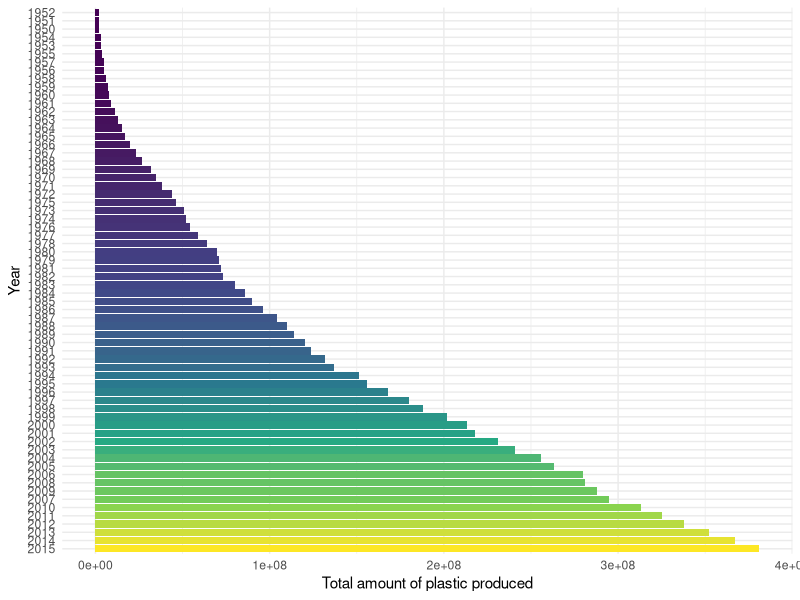
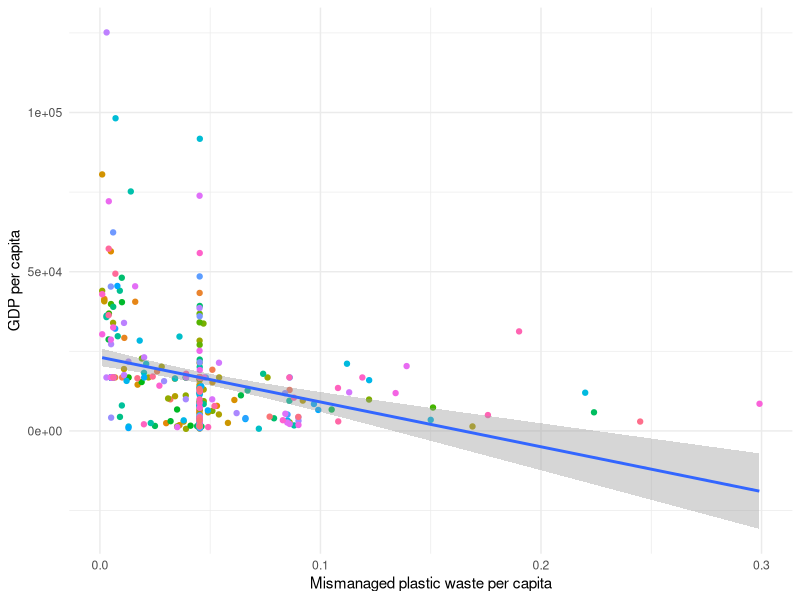
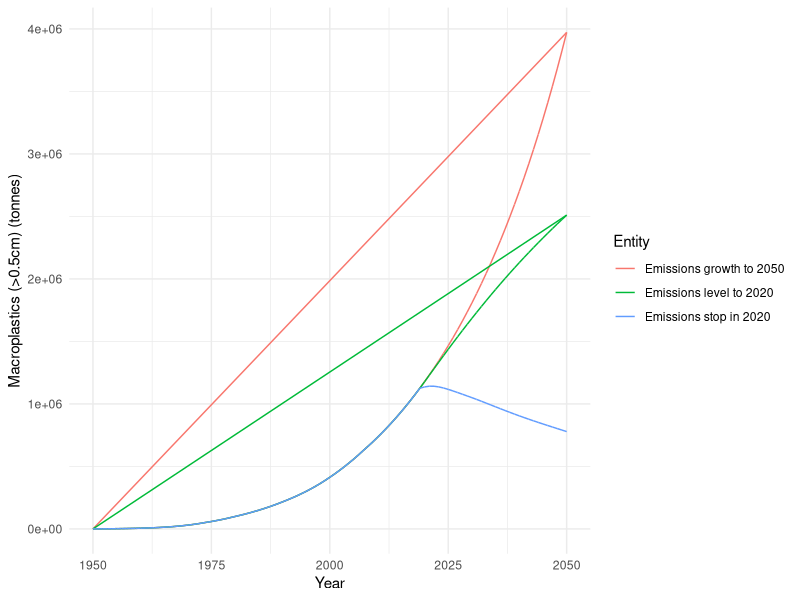

These figures' R source, in order:
## ---- chunk 1
knitr::opts_chunk$set(echo = TRUE)
## ---- chunk 2
library(tidyverse)

plasticprod <- read_csv("global-plastics-production.csv")

plasticprod %>% 
  is.na() %>% 
  colSums()

plasticprod_new <- plasticprod %>% 
  group_by(Year) %>% 
  summarise(sum_ton = sum(`Global plastics production`))

ggplot(data = plasticprod_new, mapping = aes(x = reorder(Year,-sum_ton), y = sum_ton, text = paste("Year:", Year, "<br>", "Amount of plastic produced:", sum_ton))) +
        geom_col(aes(fill = sum_ton)) +
        scale_fill_viridis_c() +
        labs(x = "Year", y = "Total amount of plastic produced") +
        coord_flip() +
        theme_minimal() +
        theme(legend.position = "none")
## ---- chunk 3

gdpmis <- read_csv(file="per-capita-mismanaged-plastic-waste-vs-gdp-per-capita.csv")

gdpmis <- gdpmis %>% 
  select(-Code)

gdp2010 <- gdpmis %>% 
  filter(Year == 2010)

gdp2010 %>% 
  is.na() %>% 
  colSums

gdp2010new <- gdp2010 %>% 
  mutate(`Mismanaged plastic waste per capita (kilograms per person per day)` = replace_na(`Mismanaged plastic waste per capita (kilograms per person per day)`, replace = mean(`Mismanaged plastic waste per capita (kilograms per person per day)`, na.rm = T)))

gdpnew <- gdp2010new %>% 
  mutate(`GDP per capita (int.-$) (international-$)` = replace_na(`GDP per capita (int.-$) (international-$)`, replace = mean(`GDP per capita (int.-$) (international-$)`, na.rm = T)))

gdp_new <- gdpnew %>% 
  mutate(Population = replace_na(Population, replace = mean(Population, na.rm = T)))

gdp_newnew <- gdp_new %>% 
  mutate(Mismanaged = gdp_new$`Mismanaged plastic waste per capita (kilograms per person per day)`)

gdp_newnewnew <- gdp_newnew %>% 
  mutate(GDP = gdp_newnew$`GDP per capita (int.-$) (international-$)`)

ggplot(data = gdp_newnewnew, mapping = aes(x = Mismanaged, y = GDP)) +
      geom_jitter(aes(color = Entity)) +
      geom_smooth(method = "lm") +
      theme_minimal() +
      labs(x = "Mismanaged plastic waste per capita", y = "GDP per capita") +
      theme(legend.position = "none") 
## ---- chunk 4
macromicro <- read_csv(file = "macromicroplastics-in-ocean.csv")

macromicro <- macromicro %>% 
  select(-Code)

ggplot(data = macromicro, mapping = aes(x = Year, y = `Macroplastics (>0.5cm) (tonnes)`, text = paste("Year:", Year, "<br>", "Amount of Macroplastics:", paste0(`Macroplastics (>0.5cm) (tonnes)`, " tonnes"), "<br>", Entity))) +
        geom_line(aes(color = Entity), group = 1) +
        labs(x = "Year", "Amount of Macroplastics") +
        theme_minimal()
